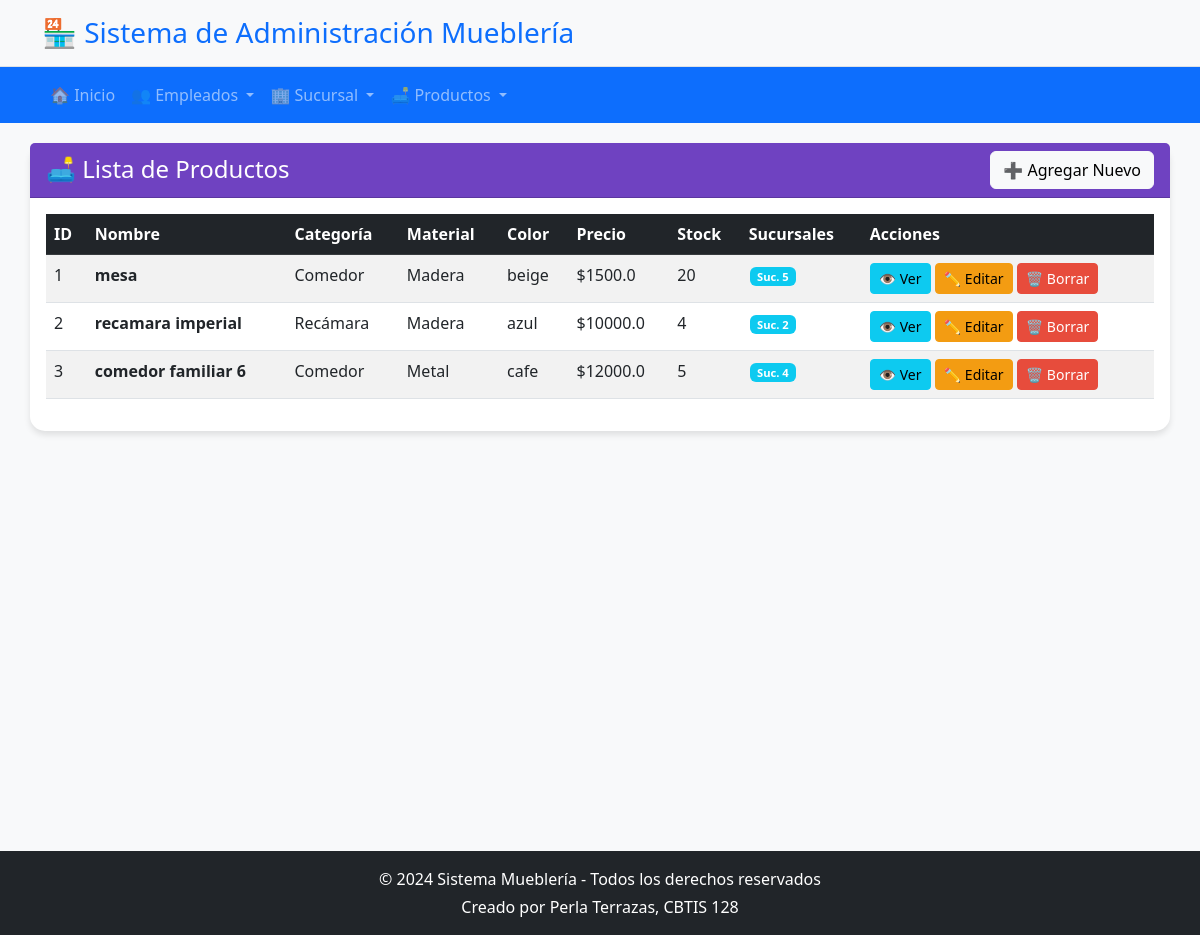
The page /producto/ on the database its author committed.
### app_muebleria/models.py (models this page shows, shortened)
class Producto(models.Model):
    nombre = models.CharField(max_length=100)
    categoria = models.CharField(max_length=20, choices=CATEGORIA_CHOICES)
    material = models.CharField(max_length=20, choices=MATERIAL_CHOICES)
    precio = models.FloatField()
    stock = models.IntegerField()
    color = models.CharField(max_length=30)
    id_producto = models.AutoField(primary_key=True)
    sucursales = models.ManyToManyField(Sucursal, related_name="productos")

class Sucursal(models.Model):
    id_sucursal = models.AutoField(primary_key=True)
    telefono = models.CharField(max_length=15)
    direccion = models.CharField(max_length=200)
    num_sucursal = models.IntegerField()
    encargado = models.CharField(max_length=100)
    codigo_postal = models.CharField(max_length=10)
    ciudad = models.CharField(max_length=50)
    id_empleado = models.ForeignKey(Empleado, on_delete=models.CASCADE, related_name="sucursales")

### app_muebleria/views.py (the view)
# urls.py: path('producto/', views.inicio_producto, name='ver_producto'),
def inicio_producto(request):
    productos = Producto.objects.all()
    return render(request, 'producto/ver_producto.html', {'productos': productos})

### app_muebleria/templates/producto/ver_producto.html (shortened to what this page needs)
{% extends 'base.html' %}
{% block content %}
<div class="card">
    <div class="card-header bg-purple text-white d-flex justify-content-between align-items-center">
        <h4 class="mb-0">🛋️ Lista de Productos</h4>
        <a href="{% url 'agregar_producto' %}" class="btn btn-light">➕ Agregar Nuevo</a>
    </div>
    <div class="card-body">
        {% if productos %}
        <div class="table-responsive">
            <table class="table table-striped table-hover">
                <thead class="table-dark">
                    <tr>
                        <th>ID</th>
                        <th>Nombre</th>
                        <th>Categoría</th>
                        <th>Material</th>
                        <th>Color</th>
                        <th>Precio</th>
                        <th>Stock</th>
                        <th>Sucursales</th>
                        <th>Acciones</th>
                    </tr>
                </thead>
                <tbody>
                    {% for producto in productos %}
                    <tr>
                        <td>{{ producto.id_producto }}</td>
                        <td><strong>{{ producto.nombre }}</strong></td>
                        <td>{{ producto.get_categoria_display }}</td>
                        <td>{{ producto.get_material_display }}</td>
                        <td>{{ producto.color }}</td>
                        <td>${{ producto.precio }}</td>
                        <td>{{ producto.stock }}</td>
                        <td>
                            {% for sucursal in producto.sucursales.all %}
                            <span class="badge bg-info">Suc. {{ sucursal.num_sucursal }}</span>
                            {% endfor %}
                        </td>
                        <td>
                            <a href="#" class="btn btn-info btn-sm">👁️ Ver</a>
                            <a href="{% url 'realizar_actualizacion_producto' producto.id_producto %}" class="btn btn-warning btn-sm">✏️ Editar</a>
                            <a href="{% url 'borrar_producto' producto.id_producto %}" class="btn btn-danger btn-sm">🗑️ Borrar</a>
                        </td>
                    </tr>
                    {% endfor %}
                </tbody>
            </table>
        </div>
        {% else %}
        <div class="alert alert-info text-center">
            <h5>No hay productos registrados</h5>
            <p>Comienza agregando el primer producto al sistema.</p>
            <a href="{% url 'agregar_producto' %}" class="btn btn-primary">Agregar Primer Producto</a>
        </div>
        {% endif %}
    </div>
</div>
{% endblock %}

### app_muebleria/templates/base.html (shortened to what this page needs)
<!DOCTYPE html>
<html lang="es">
<head>
    <link href="https://cdn.jsdelivr.net/npm/bootstrap@5.3.0/dist/css/bootstrap.min.css" rel="stylesheet">
</head>
<body>
    {% include 'header.html' %}
    {% include 'navbar.html' %}
    <div class="container main-content">
        {% block content %}
        {% endblock %}
    </div>
    {% include 'footer.html' %}
</body>
</html>

### app_muebleria/templates/header.html (shortened to what this page needs)
<header class="bg-light py-3 border-bottom">
    <div class="container">
        <div class="row align-items-center">
            <div class="col-md-6">
                <h1 class="h3 mb-0 text-primary">🏪 Sistema de Administración Mueblería</h1>
            </div>
        </div>
    </div>
</header>

### app_muebleria/templates/navbar.html (shortened to what this page needs)
<nav class="navbar navbar-expand-lg navbar-dark bg-primary">
    <div class="container">
        <div class="collapse navbar-collapse" id="navbarNav">
            <ul class="navbar-nav me-auto">
                <li class="nav-item">
                    <a class="nav-link" href="{% url 'inicio' %}">
                        🏠 Inicio
                    </a>
                </li>
                <li class="nav-item dropdown">
                    <a class="nav-link dropdown-toggle" href="#" role="button" data-bs-toggle="dropdown">
                        👥 Empleados
                    </a>
                </li>
                <li class="nav-item dropdown">
                    <a class="nav-link dropdown-toggle" href="#" role="button" data-bs-toggle="dropdown">
                        🏢 Sucursal
                    </a>
                </li>
                <li class="nav-item dropdown">
                    <a class="nav-link dropdown-toggle" href="#" role="button" data-bs-toggle="dropdown">
                        🛋️ Productos
                    </a>
                </li>
            </ul>
        </div>
    </div>
</nav>

### app_muebleria/templates/footer.html (shortened to what this page needs)
<footer class="bg-dark text-white text-center py-3 mt-5">
    <div class="container">
        <p class="mb-1">&copy; 2024 Sistema Mueblería - Todos los derechos reservados</p>
        <p class="mb-0">Creado por Perla Terrazas, CBTIS 128</p>
    </div>
</footer>

### app_muebleria/templates/base.html (style rules this page uses)
body { background-color: #f8f9fa; font-family: 'Segoe UI', Tahoma, Geneva, Verdana, sans-serif; }
.main-content { min-height: calc(100vh - 120px); padding: 20px 0; }
.card { border: none; border-radius: 15px; box-shadow: 0 4px 6px rgba(0,0,0,0.1); margin-bottom: 20px; }
.btn-warning { background-color: #f39c12; border-color: #f39c12; }
.btn-danger { background-color: #e74c3c; border-color: #e74c3c; }
.bg-purple { background-color: #6f42c1 !important; }
.badge { margin: 1px; font-size: 0.7em; }

### app_muebleria/templates/producto/ver_producto.html (style rules this page uses)
.bg-purple { background-color: #6f42c1 !important; }
.badge { margin: 1px; font-size: 0.7em; }

### rows shown on the page
Producto: id_producto "1", nombre "mesa", categoria "Comedor", material "Madera", color "beige", precio "1500.0", stock "20"
Sucursal: num_sucursal "5"
Producto: id_producto "2", nombre "recamara imperial", categoria "Recámara", material "Madera", color "azul", precio "10000.0", stock "4"
Sucursal: num_sucursal "2"
Producto: id_producto "3", nombre "comedor familiar 6", categoria "Comedor", material "Metal", color "cafe", precio "12000.0", stock "5"
Sucursal: num_sucursal "4"
